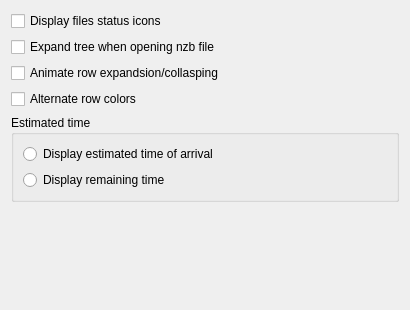
<?xml version="1.0" encoding="UTF-8"?>
<ui version="4.0">
 <class>PreferencesDisplay</class>
 <widget class="QWidget" name="PreferencesDisplay">
  <property name="geometry">
   <rect>
    <x>0</x>
    <y>0</y>
    <width>410</width>
    <height>310</height>
   </rect>
  </property>
  <property name="toolTip">
   <string/>
  </property>
  <layout class="QGridLayout" name="gridLayout_2">
   <item row="0" column="0">
    <widget class="QCheckBox" name="kcfg_displayIcons">
     <property name="toolTip">
      <string>Display status icon next to archive names</string>
     </property>
     <property name="text">
      <string>Display files status icons</string>
     </property>
    </widget>
   </item>
   <item row="1" column="0">
    <widget class="QCheckBox" name="kcfg_expandTreeView">
     <property name="toolTip">
      <string>Expand treeview automatically when a .nzb file is open</string>
     </property>
     <property name="text">
      <string>Expand tree when opening nzb file</string>
     </property>
    </widget>
   </item>
   <item row="2" column="0">
    <widget class="QCheckBox" name="kcfg_animateTreeView">
     <property name="toolTip">
      <string>Expand and collapse treeview with animation</string>
     </property>
     <property name="text">
      <string>Animate row expandsion/collasping</string>
     </property>
    </widget>
   </item>
   <item row="3" column="0">
    <widget class="QCheckBox" name="kcfg_alternateColors">
     <property name="toolTip">
      <string>Alternate background color for each row</string>
     </property>
     <property name="text">
      <string>Alternate row colors</string>
     </property>
    </widget>
   </item>
   <item row="4" column="0">
    <widget class="QGroupBox" name="actionGroupBox">
     <property name="title">
      <string>Estimated time</string>
     </property>
     <layout class="QGridLayout" name="gridLayout">
      <item row="0" column="0">
       <widget class="QRadioButton" name="kcfg_etaRadioButton">
        <property name="toolTip">
         <string>Display estimated time of arrival</string>
        </property>
        <property name="text">
         <string>Display estimated time of arrival</string>
        </property>
       </widget>
      </item>
      <item row="1" column="0">
       <widget class="QRadioButton" name="kcfg_rtRadioButton">
        <property name="toolTip">
         <string>Display remaining time</string>
        </property>
        <property name="text">
         <string>Display remaining time</string>
        </property>
       </widget>
      </item>
     </layout>
    </widget>
   </item>
   <item row="5" column="0">
    <spacer name="spacer">
     <property name="orientation">
      <enum>Qt::Vertical</enum>
     </property>
     <property name="sizeHint" stdset="0">
      <size>
       <width>382</width>
       <height>20</height>
      </size>
     </property>
    </spacer>
   </item>
  </layout>
 </widget>
 <resources/>
 <connections/>
</ui>
